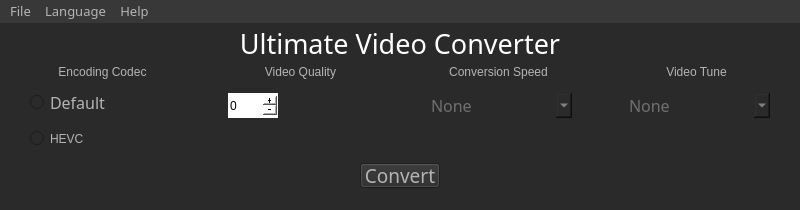
<?xml version="1.0" encoding="UTF-8"?>
<ui version="4.0">
 <class>MainWindow</class>
 <widget class="QMainWindow" name="MainWindow">
  <property name="geometry">
   <rect>
    <x>0</x>
    <y>0</y>
    <width>800</width>
    <height>210</height>
   </rect>
  </property>
  <property name="font">
   <font>
    <family>Gulim</family>
    <pointsize>14</pointsize>
   </font>
  </property>
  <property name="windowTitle">
   <string>Ultimate Video Converter</string>
  </property>
  <property name="windowIcon">
   <iconset>
    <normaloff>../Vid.ico</normaloff>../Vid.ico</iconset>
  </property>
  <property name="styleSheet">
   <string notr="true">color:rgb(180, 180, 180);
alternate-background-color: rgb(0, 0, 0);
background-color: rgb(42, 42, 42);

selection-background-color: rgb(0, 0, 0);</string>
  </property>
  <property name="iconSize">
   <size>
    <width>32</width>
    <height>32</height>
   </size>
  </property>
  <widget class="QWidget" name="centralwidget">
   <property name="font">
    <font>
     <family>Gulim</family>
     <pointsize>14</pointsize>
    </font>
   </property>
   <widget class="QLabel" name="label">
    <property name="geometry">
     <rect>
      <x>0</x>
      <y>0</y>
      <width>800</width>
      <height>40</height>
     </rect>
    </property>
    <property name="font">
     <font>
      <family>Gulim</family>
      <pointsize>20</pointsize>
     </font>
    </property>
    <property name="styleSheet">
     <string notr="true">color:rgb(255, 255, 255);</string>
    </property>
    <property name="text">
     <string>Ultimate Video Converter</string>
    </property>
    <property name="alignment">
     <set>Qt::AlignCenter</set>
    </property>
   </widget>
   <widget class="QGroupBox" name="groupBox">
    <property name="geometry">
     <rect>
      <x>10</x>
      <y>40</y>
      <width>186</width>
      <height>100</height>
     </rect>
    </property>
    <property name="styleSheet">
     <string notr="true">font: 14pt &quot;Gulim&quot;;
border: 0px solid;</string>
    </property>
    <property name="title">
     <string>Encoding Codec</string>
    </property>
    <property name="alignment">
     <set>Qt::AlignCenter</set>
    </property>
    <widget class="QWidget" name="">
     <property name="geometry">
      <rect>
       <x>10</x>
       <y>20</y>
       <width>171</width>
       <height>71</height>
      </rect>
     </property>
     <layout class="QVBoxLayout" name="verticalLayout">
      <property name="spacing">
       <number>10</number>
      </property>
      <property name="leftMargin">
       <number>10</number>
      </property>
      <item>
       <widget class="QRadioButton" name="radioButton">
        <property name="font">
         <font>
          <family>Gulim</family>
          <pointsize>12</pointsize>
          <italic>false</italic>
          <bold>false</bold>
         </font>
        </property>
        <property name="toolTip">
         <string>&lt;html&gt;&lt;head/&gt;&lt;body&gt;&lt;p&gt;H264&lt;/p&gt;&lt;/body&gt;&lt;/html&gt;</string>
        </property>
        <property name="styleSheet">
         <string notr="true">font: 12pt &quot;Gulim&quot;;</string>
        </property>
        <property name="text">
         <string>Default</string>
        </property>
       </widget>
      </item>
      <item>
       <widget class="QRadioButton" name="radioButton_2">
        <property name="toolTip">
         <string>&lt;html&gt;&lt;head/&gt;&lt;body&gt;&lt;p&gt;&lt;span style=&quot; font-size:10pt;&quot;&gt;H265&lt;/span&gt;&lt;/p&gt;&lt;/body&gt;&lt;/html&gt;</string>
        </property>
        <property name="styleSheet">
         <string notr="true">font: 12pt &quot;Gulim&quot;;</string>
        </property>
        <property name="text">
         <string>HEVC</string>
        </property>
       </widget>
      </item>
     </layout>
    </widget>
   </widget>
   <widget class="QGroupBox" name="groupBox_2">
    <property name="geometry">
     <rect>
      <x>208</x>
      <y>40</y>
      <width>186</width>
      <height>100</height>
     </rect>
    </property>
    <property name="styleSheet">
     <string notr="true">font: 14pt &quot;Gulim&quot;;
border: 0px solid;</string>
    </property>
    <property name="title">
     <string>Video Quality</string>
    </property>
    <property name="alignment">
     <set>Qt::AlignCenter</set>
    </property>
    <widget class="QSpinBox" name="spinBox">
     <property name="geometry">
      <rect>
       <x>20</x>
       <y>30</y>
       <width>50</width>
       <height>25</height>
      </rect>
     </property>
     <property name="toolTip">
      <string>&lt;html&gt;&lt;head/&gt;&lt;body&gt;&lt;p&gt;&lt;span style=&quot; font-size:10pt;&quot;&gt;From 0 to 51. &lt;/span&gt;&lt;/p&gt;&lt;p&gt;&lt;span style=&quot; font-size:10pt;&quot;&gt;(0 - best quality, 51 - the worst quality)&lt;/span&gt;&lt;/p&gt;&lt;/body&gt;&lt;/html&gt;</string>
     </property>
     <property name="styleSheet">
      <string notr="true">font: 12pt &quot;Gulim&quot;;
background-color: rgb(255, 255, 255);
color:rgb(0, 0, 0);
</string>
     </property>
     <property name="buttonSymbols">
      <enum>QAbstractSpinBox::PlusMinus</enum>
     </property>
     <property name="suffix">
      <string/>
     </property>
     <property name="prefix">
      <string/>
     </property>
     <property name="maximum">
      <number>51</number>
     </property>
    </widget>
   </widget>
   <widget class="QGroupBox" name="groupBox_3">
    <property name="geometry">
     <rect>
      <x>604</x>
      <y>40</y>
      <width>186</width>
      <height>100</height>
     </rect>
    </property>
    <property name="styleSheet">
     <string notr="true">font: 14pt &quot;Gulim&quot;;
border: 0px solid;</string>
    </property>
    <property name="title">
     <string>Video Tune</string>
    </property>
    <property name="alignment">
     <set>Qt::AlignCenter</set>
    </property>
    <widget class="QComboBox" name="comboBox_2">
     <property name="geometry">
      <rect>
       <x>20</x>
       <y>30</y>
       <width>146</width>
       <height>25</height>
      </rect>
     </property>
     <property name="font">
      <font>
       <family>Gulim</family>
       <pointsize>12</pointsize>
       <italic>false</italic>
       <bold>false</bold>
      </font>
     </property>
     <property name="toolTip">
      <string>&lt;html&gt;&lt;head/&gt;&lt;body&gt;&lt;p&gt;&lt;span style=&quot; font-size:10pt;&quot;&gt;Choose Video Tune&lt;/span&gt;&lt;/p&gt;&lt;/body&gt;&lt;/html&gt;</string>
     </property>
     <property name="styleSheet">
      <string notr="true">selection-color: rgb(255, 255, 255);
font: 12pt &quot;Gulim&quot;;</string>
     </property>
     <property name="currentText">
      <string/>
     </property>
     <property name="insertPolicy">
      <enum>QComboBox::NoInsert</enum>
     </property>
     <property name="placeholderText">
      <string>None</string>
     </property>
     <item>
      <property name="text">
       <string>Film</string>
      </property>
     </item>
     <item>
      <property name="text">
       <string>Animation</string>
      </property>
     </item>
     <item>
      <property name="text">
       <string>Grain</string>
      </property>
     </item>
     <item>
      <property name="text">
       <string>Still image</string>
      </property>
     </item>
     <item>
      <property name="text">
       <string>Fast decode</string>
      </property>
     </item>
     <item>
      <property name="text">
       <string>Zero Latency</string>
      </property>
     </item>
    </widget>
   </widget>
   <widget class="QGroupBox" name="groupBox_4">
    <property name="geometry">
     <rect>
      <x>406</x>
      <y>40</y>
      <width>186</width>
      <height>100</height>
     </rect>
    </property>
    <property name="styleSheet">
     <string notr="true">font: 14pt &quot;Gulim&quot;;
border: 0px solid;</string>
    </property>
    <property name="title">
     <string>Conversion Speed</string>
    </property>
    <property name="alignment">
     <set>Qt::AlignCenter</set>
    </property>
    <widget class="QComboBox" name="comboBox">
     <property name="geometry">
      <rect>
       <x>20</x>
       <y>30</y>
       <width>146</width>
       <height>25</height>
      </rect>
     </property>
     <property name="font">
      <font>
       <family>Gulim</family>
       <pointsize>12</pointsize>
       <italic>false</italic>
       <bold>false</bold>
      </font>
     </property>
     <property name="toolTip">
      <string>&lt;html&gt;&lt;head/&gt;&lt;body&gt;&lt;p&gt;&lt;span style=&quot; font-size:10pt;&quot;&gt;The slower the conversion &lt;/span&gt;&lt;/p&gt;&lt;p&gt;&lt;span style=&quot; font-size:10pt;&quot;&gt;the better the quality&lt;/span&gt;&lt;/p&gt;&lt;/body&gt;&lt;/html&gt;</string>
     </property>
     <property name="styleSheet">
      <string notr="true">selection-color: rgb(255, 255, 255);
font: 12pt &quot;Gulim&quot;;</string>
     </property>
     <property name="currentText">
      <string/>
     </property>
     <property name="insertPolicy">
      <enum>QComboBox::NoInsert</enum>
     </property>
     <property name="placeholderText">
      <string>None</string>
     </property>
     <item>
      <property name="text">
       <string>Ultra Fast</string>
      </property>
     </item>
     <item>
      <property name="text">
       <string>Super Fast</string>
      </property>
     </item>
     <item>
      <property name="text">
       <string>Very Fast</string>
      </property>
     </item>
     <item>
      <property name="text">
       <string>Faster</string>
      </property>
     </item>
     <item>
      <property name="text">
       <string>Fast</string>
      </property>
     </item>
     <item>
      <property name="text">
       <string>Medium</string>
      </property>
     </item>
     <item>
      <property name="text">
       <string>Slow</string>
      </property>
     </item>
     <item>
      <property name="text">
       <string>Slower</string>
      </property>
     </item>
     <item>
      <property name="text">
       <string>Very Slow</string>
      </property>
     </item>
    </widget>
   </widget>
   <widget class="QPushButton" name="pushButton">
    <property name="geometry">
     <rect>
      <x>360</x>
      <y>140</y>
      <width>80</width>
      <height>25</height>
     </rect>
    </property>
    <property name="font">
     <font>
      <family>Gulim</family>
      <pointsize>14</pointsize>
     </font>
    </property>
    <property name="toolTip">
     <string>&lt;html&gt;&lt;head/&gt;&lt;body&gt;&lt;p&gt;&lt;span style=&quot; font-size:10pt;&quot;&gt;Start Video Conversion&lt;/span&gt;&lt;/p&gt;&lt;/body&gt;&lt;/html&gt;</string>
    </property>
    <property name="text">
     <string>Convert</string>
    </property>
   </widget>
   <zorder>label</zorder>
   <zorder>groupBox</zorder>
   <zorder>groupBox_2</zorder>
   <zorder>groupBox_4</zorder>
   <zorder>groupBox_3</zorder>
   <zorder>pushButton</zorder>
  </widget>
  <widget class="QMenuBar" name="menubar">
   <property name="geometry">
    <rect>
     <x>0</x>
     <y>0</y>
     <width>800</width>
     <height>18</height>
    </rect>
   </property>
   <property name="font">
    <font>
     <family>Gulim</family>
     <pointsize>10</pointsize>
     <italic>false</italic>
     <bold>false</bold>
    </font>
   </property>
   <property name="styleSheet">
    <string notr="true">font: 10pt &quot;Gulim&quot;;
selection-background-color: rgb(0, 0, 0);
background-color: rgb(56, 56, 56);</string>
   </property>
   <widget class="QMenu" name="menuChoose_file">
    <property name="title">
     <string>File</string>
    </property>
    <property name="toolTipsVisible">
     <bool>true</bool>
    </property>
    <addaction name="actionNew"/>
    <addaction name="actionSave_Folder"/>
   </widget>
   <widget class="QMenu" name="menuLanguage">
    <property name="title">
     <string>Language</string>
    </property>
    <property name="toolTipsVisible">
     <bool>true</bool>
    </property>
    <addaction name="actionEN"/>
    <addaction name="separator"/>
    <addaction name="actionUA"/>
   </widget>
   <widget class="QMenu" name="menuHelp">
    <property name="title">
     <string>Help</string>
    </property>
    <addaction name="actionHelp"/>
   </widget>
   <addaction name="menuChoose_file"/>
   <addaction name="menuLanguage"/>
   <addaction name="menuHelp"/>
  </widget>
  <widget class="QStatusBar" name="statusbar">
   <property name="sizeGripEnabled">
    <bool>true</bool>
   </property>
  </widget>
  <action name="actionNew">
   <property name="text">
    <string>Open</string>
   </property>
   <property name="toolTip">
    <string>Load new file </string>
   </property>
  </action>
  <action name="actionSave_Folder">
   <property name="text">
    <string>Recent</string>
   </property>
   <property name="toolTip">
    <string>Open recent files</string>
   </property>
  </action>
  <action name="actionEN">
   <property name="text">
    <string>EN</string>
   </property>
   <property name="toolTip">
    <string>Change language to english</string>
   </property>
  </action>
  <action name="actionUA">
   <property name="text">
    <string>UA</string>
   </property>
   <property name="toolTip">
    <string>Змінити мову на Українську</string>
   </property>
  </action>
  <action name="actionHelp">
   <property name="text">
    <string>Help</string>
   </property>
  </action>
 </widget>
 <resources/>
 <connections/>
</ui>
